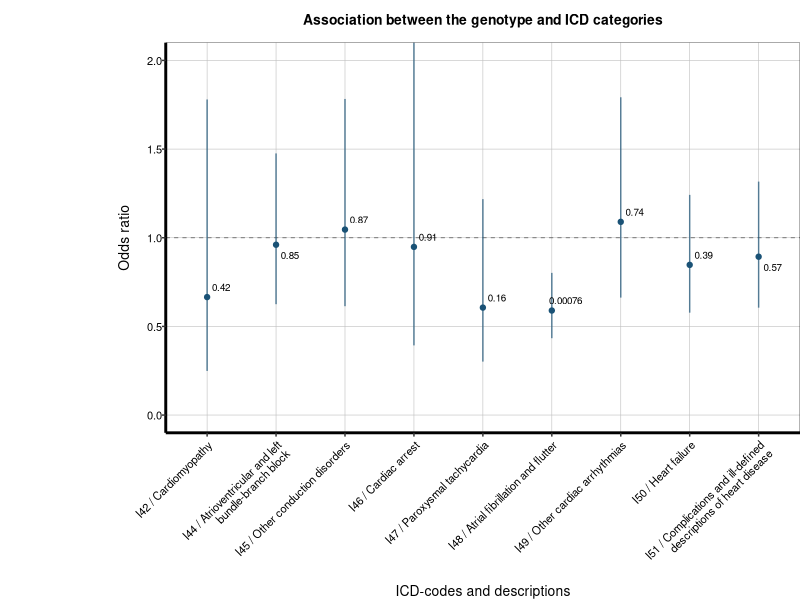
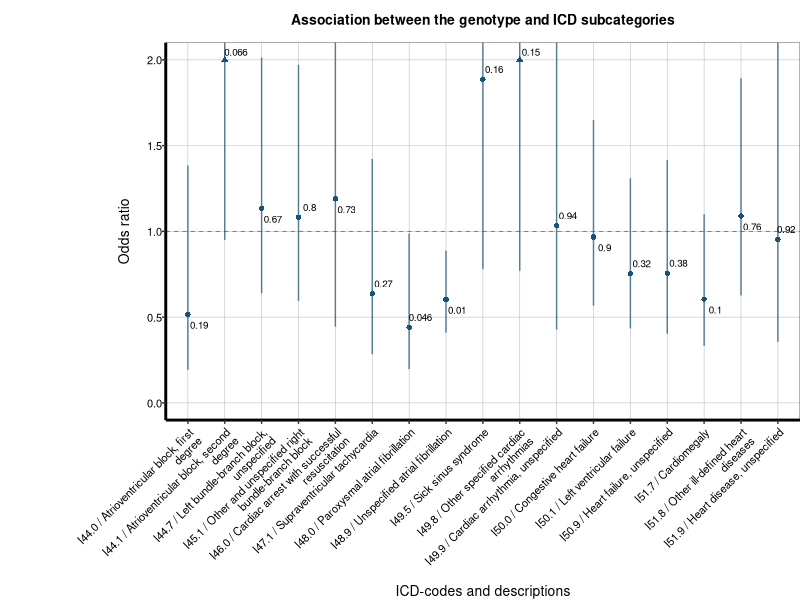
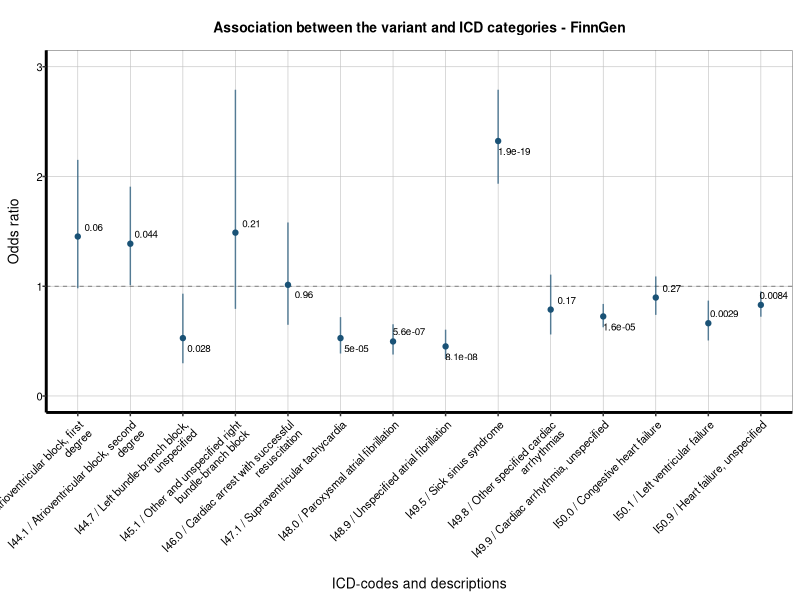
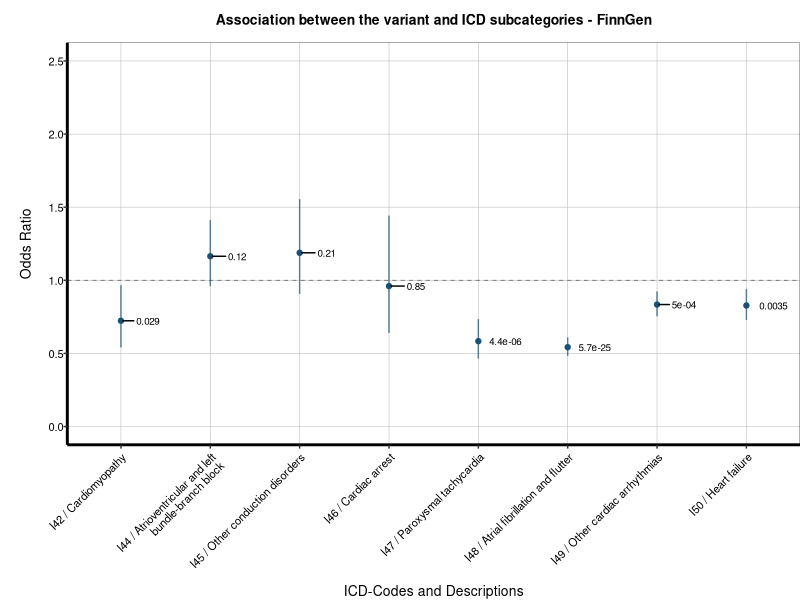
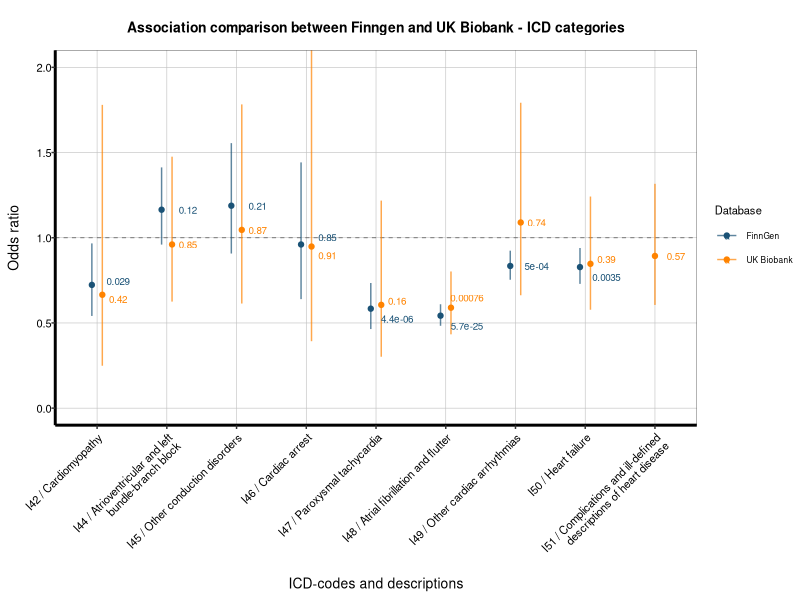
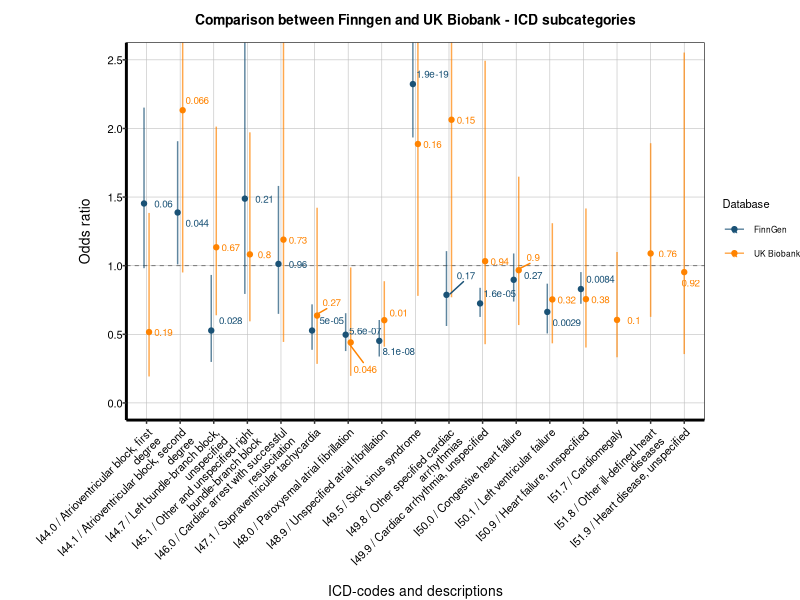

Write the R code that produced these figures, in order.
## ---- chunk 1
knitr::opts_chunk$set(echo = TRUE)
## ---- chunk 2
library(ggplot2)
library(ggrepel)
library(scales)
library(stringi)
library(data.table)
## ---- chunk 3
getwd()
results_all = read.csv("CSV/results_all.csv",sep=',')
results_red = read.csv("CSV/results_red.csv",sep=',')
phewas_finn_red = read.csv("CSV/phewas_finn_all.csv",sep=',')
phewas_finn_all = read.csv("CSV/phewas_finn_red.csv",sep=',')
## ---- chunk 4

theme_rbook <- function(base_size = 8, base_family = "", base_line_size = base_size/22, 
                        base_rect_size = base_size/22) {         
  theme( 
    axis.title = element_text(size = 10, margin = margin(0,0, 20 ,0)),                               
    axis.text.y = element_text(color = "black",size = 8, margin = margin(0,0, 0 ,0)),    
    axis.text.x = element_text(color = "black",angle=45, hjust=1, size=8),
    axis.title.y = element_text(margin = margin(t = 0, r = 10, b = 0, l = 0)),
    axis.title.x = element_text(margin = margin(t = 10, r = 0, b = 0, l = 0)),
    plot.caption = element_text(size = 10, face = "italic"),  
    plot.title = element_text(size = 10, 
                                  hjust = 0.5, 
                                   face = "bold", 
                                 margin = margin(10,0,10,0)),
    panel.background = element_rect(fill="white"),
    panel.grid.major = element_line(colour = "grey", size = 0.2),
    axis.line = element_line(size = 1, colour = "black"),
    strip.background =element_rect(fill = "#cddcdd"),
    panel.border = element_rect(colour = "black", fill=NA, size=0.2),
    strip.text = element_text(colour = "black"),
    legend.key=element_blank(),legend.margin=margin(0,0,0,3),
    legend.box.spacing = unit(10, "pt"),
    legend.position="right",
    legend.background=element_blank(),
    legend.title = element_text(size = 8),
    legend.text = element_text(size = 6)
    
    
    
  )
}
## ---- chunk 5
wild = "#1A5276"
het = "#FF8300"
## ---- chunk 6
plot_icd_red<-ggplot(results_red, aes(x=paste(phenotype,"/ ",desc), y=OR,label=p_short))+
  geom_hline(aes(yintercept=1), linetype="dashed", linewidth=0.3, alpha=0.5)+
  geom_point( color = wild) +
  geom_errorbar(aes(ymin=CIneg, ymax=CIpos), width=0, alpha=0.7, stat = "identity", color =wild) +
  theme_rbook() +  #geom_text(hjust=0, vjust=0) +
  theme(legend.position="none") +
  geom_text_repel(size = 2.5, nudge_x=.2, direction = "y") +
  scale_x_discrete(labels = label_wrap(40)) +
  coord_cartesian(ylim = c(0, 2)) +
  xlab("ICD-codes and descriptions") +
  ylab("Odds ratio") +
  theme(plot.margin = margin(0,0,0, 1.5, "cm"))+
  ggtitle("Association between the genotype and ICD categories") +
  theme(plot.margin = margin(0,0,0, 3, "cm"))
plot_icd_red


outliershape <- ifelse(results_all$OR<2,16,17)

#results_all$icd_correct <- stri_sub(results_all$phenotype, 4, 3) <- "."
plot_icd_all<-ggplot(results_all, aes(x=paste(phenotype,"/ ",desc), y=ifelse(OR<2,OR,2),label=p_short, 3))+
  geom_hline(aes(yintercept= 1), linetype="dashed", linewidth=0.3, alpha=0.5)+
  geom_point(shape =outliershape, color =wild) +
  geom_errorbar(aes(ymin=CIneg, ymax=ifelse(CIpos> 2.5, 2.5, CIpos)), width=0, alpha=0.7, stat = "identity", color = wild) +
  theme_rbook() +  #geom_text(hjust=0, vjust=0) +
  theme(legend.position="none") +
  geom_text_repel(size = 2.5, nudge_x=.3, direction = "y") +
  scale_x_discrete(labels = label_wrap(40)) +
  coord_cartesian(ylim = c(0, 2)) +
  xlab("ICD-codes and descriptions") +
  ylab("Odds ratio") +
  ggtitle("Association between the genotype and ICD subcategories") +
  theme(plot.margin = margin(0,0,0, 3, "cm"))
 # scale_shape_manual(values = c(1, 4))
plot_icd_all

## ---- chunk 7
plot_finn_red<-ggplot(phewas_finn_red, aes(x=paste(phenotype,"/ ",desc), y=OR,label=p_short))+
  geom_hline(aes(yintercept=1), linetype="dashed", linewidth=0.3, alpha=0.5)+
  geom_point( color = wild) +
  geom_errorbar(aes(ymin=CIneg, ymax=CIpos), width=0, alpha=0.7, stat = "identity", color = wild) +
  theme_rbook() +  #geom_text(hjust=0, vjust=0) +
  theme(legend.position="none") +
  geom_text_repel(size = 2.5, nudge_x=.3, direction = "y") +
  scale_x_discrete(labels = label_wrap(40)) +
  coord_cartesian(ylim = c(0, 3)) +
  xlab("ICD-codes and descriptions") +
  ylab("Odds ratio") +
  ggtitle("Association between the variant and ICD categories - FinnGen") 
plot_finn_red


plot_finn_all<-ggplot(phewas_finn_all, aes(x=paste(phenotype,"/ ",desc), y=OR,label=p_short))+
  geom_hline(aes(yintercept=1), linetype="dashed", linewidth=0.3, alpha=0.5)+
  geom_point(color = wild) +
  geom_errorbar(aes(ymin=CIneg, ymax=CIpos), width=0, alpha=0.7, stat = "identity", color =wild) +
  theme_rbook() +  #geom_text(hjust=0, vjust=0) +
  theme(legend.position="none") +
  geom_text_repel(size = 2.5, nudge_x=.3, direction = "y") +
  scale_x_discrete(labels = label_wrap(40)) +
  coord_cartesian(ylim = c(0, 2.5)) +
  xlab("ICD-Codes and Descriptions") +
  ylab("Odds Ratio") +
  ggtitle("Association between the variant and ICD subcategories - FinnGen") +
  theme(plot.margin = margin(0,0,0, 0.5, "cm"))
plot_finn_all

## ---- chunk 8
complete_phewas_red = read.csv("CSV/complete_phewas_red.csv",sep=',')
complete_phewas_all = read.csv("CSV/complete_phewas_all.csv",sep=',')
## ---- chunk 9
plot_phewas_red<-ggplot(complete_phewas_red[complete_phewas_red$phenotype !="I51"], aes(x=paste(phenotype,"/ ",desc), y=OR, group = Database, col = Database, label=p_short))+
  geom_hline(aes(yintercept=1), linetype="dashed", linewidth=0.3, alpha=0.5)+
  geom_point(position = position_dodge(0.3)) +
  geom_errorbar(aes(ymin=CIneg, ymax=CIpos), width=0, alpha=0.7, stat = "identity", position = position_dodge(0.3))+
  theme_rbook() +  #geom_text(hjust=0, vjust=0) +
  theme(legend.position="none") +
  geom_text_repel(nudge_x = .3,
    direction = "y",
    size = 2.5) +
  scale_x_discrete(labels = label_wrap(40)) +
  coord_cartesian(ylim = c(0, 2)) +
  xlab("ICD-codes and descriptions") +
  ylab("Odds ratio") +
  ggtitle("Association comparison between Finngen and UK Biobank - ICD categories") +
  scale_color_manual(values = c(wild, het))+
  scale_fill_discrete("Database", labels = c("FinnGen", "UK Biobank")) +
  theme(legend.position = "right")
  
plot_phewas_red


plot_phewas_all<-ggplot(complete_phewas_all[-c(29:31)], aes(x=paste(phenotype,"/ ",desc), y=OR, group = Database, col = Database, label=p_short))+
  geom_hline(aes(yintercept=1), linetype="dashed", linewidth=0.3, alpha=0.5)+
  geom_point(position = position_dodge(0.3)) +
  geom_errorbar(aes(ymin=CIneg, ymax=CIpos), width=0, alpha=0.7, stat = "identity", position = position_dodge(0.3))+
  theme_rbook() +  #geom_text(hjust=0, vjust=0) +
  #theme(legend.position="none") +
  geom_text_repel(nudge_x = .5,
    direction = "y",
    size = 2.5) +
  scale_x_discrete(labels = label_wrap(40)) +
  coord_cartesian(ylim = c(0, 2.5)) +
  xlab("ICD-codes and descriptions") +
  ylab("Odds ratio") +
  ggtitle("Comparison between Finngen and UK Biobank - ICD subcategories") +
  scale_color_manual(values = c(wild, het)) +
  theme(plot.margin = margin(0,0,0, 2, "cm"))
  
plot_phewas_all
